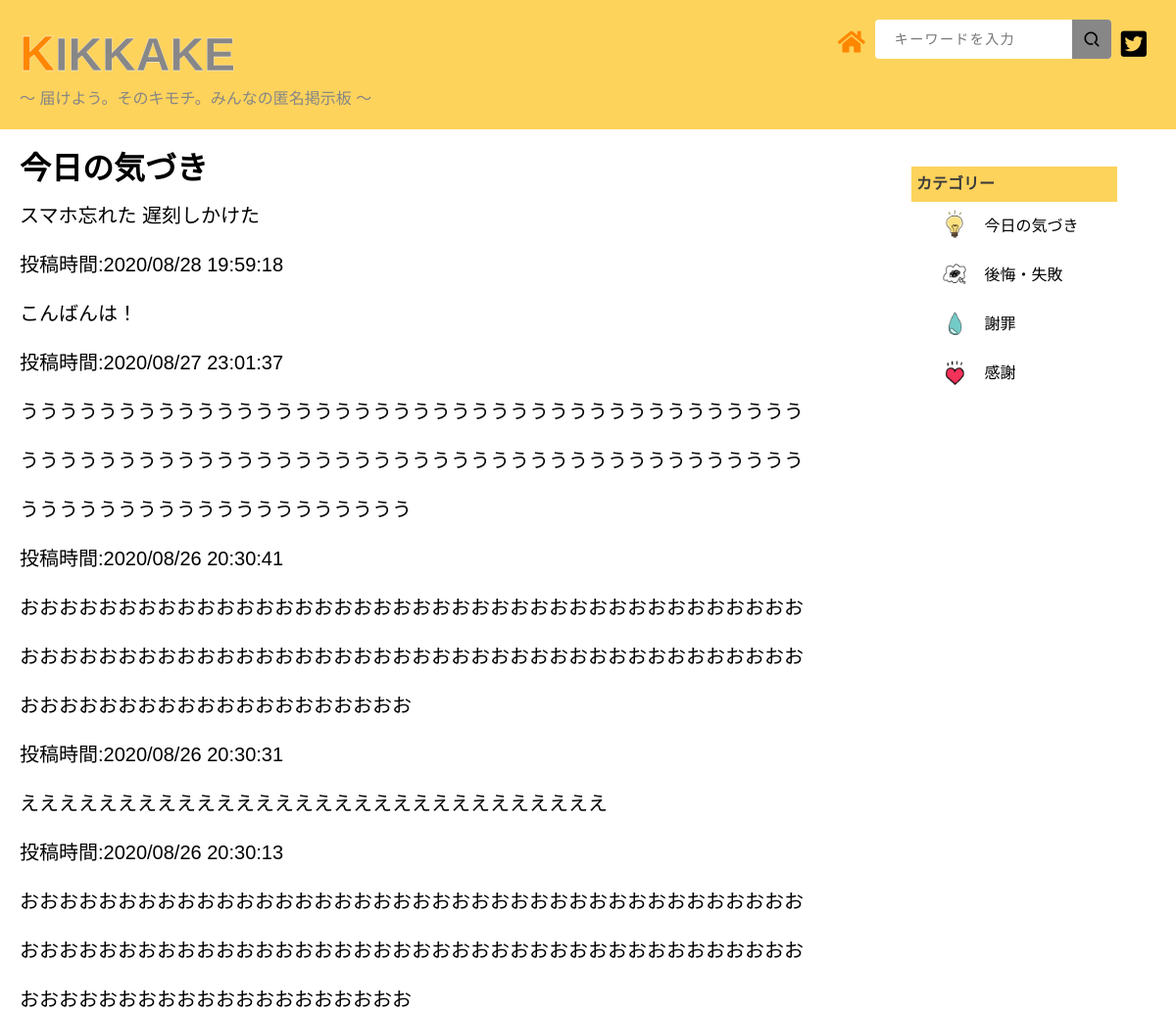
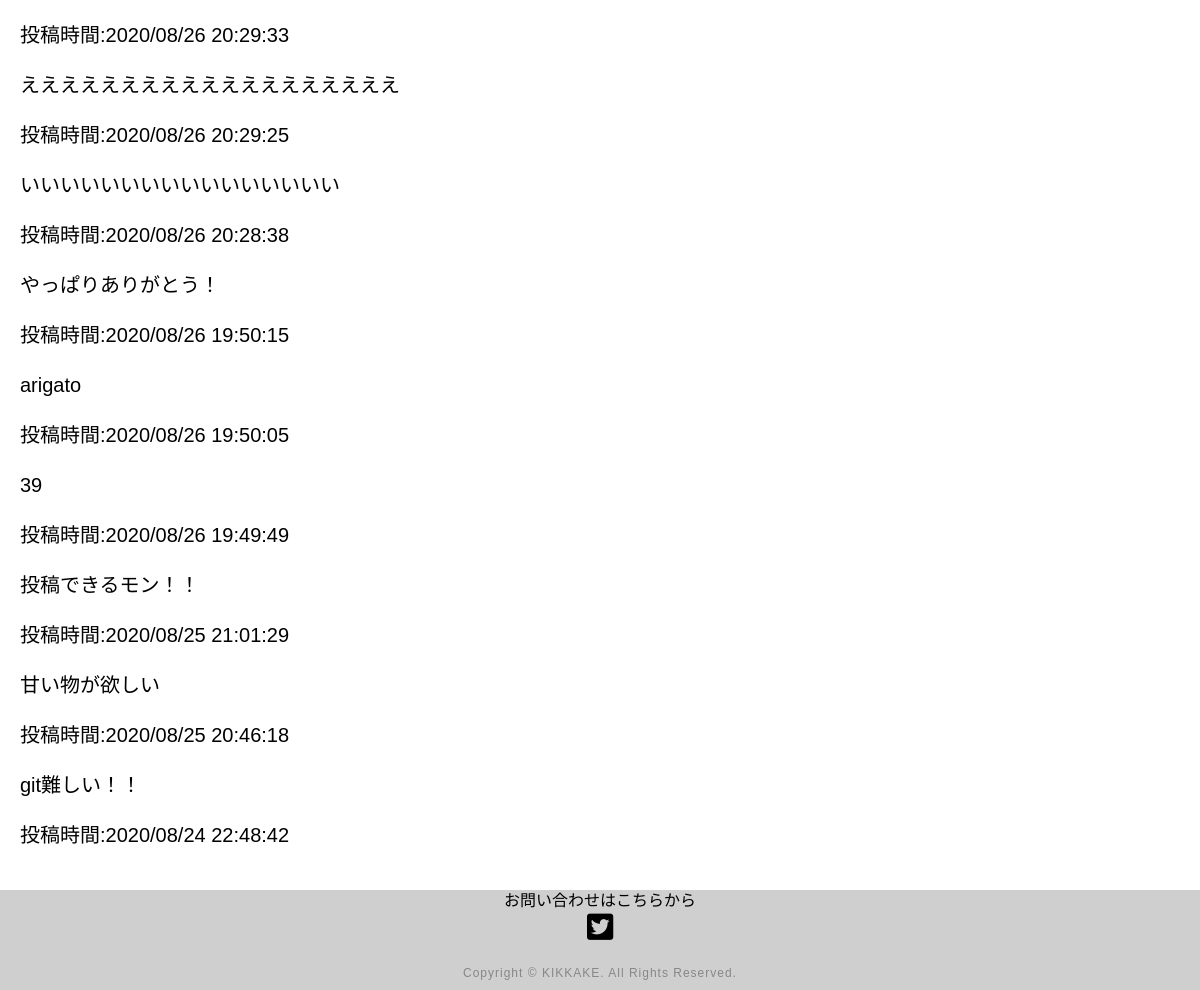
Page /page_1 on the committed database (2 pictures, top to bottom).
### tables this page shows
CREATE TABLE "k_posts" (
	"id"	INTEGER,
	"user_id"	INTEGER,
	"comment"	TEXT,
	"del_flag"	INTEGER DEFAULT 0,
	"time"	TEXT,
	"cat_id"	INTEGER,
	PRIMARY KEY("id" AUTOINCREMENT)
);

### app.py (the view)
@app.route('/page_1')
def page_1():
    conn = sqlite3.connect('k_post.db')
    c = conn.cursor()
    c.execute("select id, comment, time from k_posts where cat_id = 1 order by time desc")
    comment_list = []
    for row in c.fetchall():
        comment_list.append({"id": row[0], "comment": row[1], "time":row[2]})
    c.close()
    return render_template('page_1.html' , comment_list = comment_list)

### templates/page_1.html (shortened to what this page needs)
{% extends 'base.html' %}
{% block main %}
<div class="main_wrapper">
    <div class="container">
        <div  class="main">
            <h1>今日の気づき</h1>
            {% for item in comment_list %}
            <div class="page_1_content">
                <p>{{item["comment"]}}</p>
                <p>投稿時間:{{item["time"]}}</p>
            </div>
            {% endfor %}
        </div>
        <div class="side">
            <div class="side_inner">
                <div class="category">
                    <h4 class="side_title">
                    <span class="side_title_inner">カテゴリー</span>
                    </h4>
                    <ul class="cat_item">
                    <li class="cat_item_1">
                        <img src="../static/img/今日の気づき（電球）.png" class="cat_item_1 cat_img cat">
                        <a class="cat" href="/page_1">今日の気づき</a>
                    </li>
                    <li class="cat_item_2">
                        <img src="../static/img/後悔・失敗（・・・）.png" class="cat_item_2 cat_img cat">
                        <a class="cat" href="/page_2">後悔・失敗</a>
                    </li>
                    <li class="cat_item_3">
                        <img src="../static/img/謝罪　しずく.png" class="cat_item_3 cat_img cat">
                        <a class="cat" href="/page_3">謝罪</a>
                    </li>
                    <li class="cat_item_4">
                        <img src="../static/img/感謝（いいね、ハート）.png" class="cat_item_4 cat_img cat">
                        <a class="cat" href="/page_4">感謝</a>
                    </li>
                    </ul>
                </div>
            </div>
        </div>
    </div>
</div>
{% endblock %}

### templates/base.html (shortened to what this page needs)
<!DOCTYPE html>
<html lang="ja">
<head>
    <link rel="stylesheet" type="text/css" media="screen and ( min-width:769px )" href="../static/CSS/kikkake.css">
    <link rel="stylesheet" type="text/css" media="screen and ( max-width:768px )" href="../static/CSS/kikkake_sp.css">
    <link href="https://use.fontawesome.com/releases/v5.14.0/css/all.css" rel="stylesheet">
</head>
<body>
    <header>
        <div class="header_inner">
            <div class="header_left">
                <h1 ><span class="header_title1">K</span><span class="header_title2">IKKAKE</span></h1>
                <p class="header_logo_title">～ 届けよう。そのキモチ。みんなの匿名掲示板 ～</p>
            </div>
            <div id="header_right">
                <div class="header_home">
                    <a href="/bbs" class="btn home"><span class="fas fa-home"></span></a>
                </div>
                <div class="header_search">
                    <div class="Box">
                        <input type="search" class="Box-SearchInput" name="" value="" placeholder="キーワードを入力">
                        <button type="submit" class="Box-Btn" name=""><img src="../static/img/虫眼鏡.png" class="Box-Btn-Icon" alt=""></button>
                    </div>
                </div>
                <div class="header_btn">
                    <a href="#" class="btn twitter"><span class="fab fa-twitter-square"></span></a>
                </div>
            </div>
        </div>
    </header>
    {% block main %}{% endblock %}
    <footer>
        <div>
            <p class="footer_text">お問い合わせはこちらから</p>
                <div id="footer_btn">
                    <a href="#" class="btn twitter"><span class="fab fa-twitter-square"></span></a>
                </div>
            <p class="copyright">Copyright © KIKKAKE. All Rights Reserved.</p>
        </div>
    </footer>
</body>
</html>

### static/CSS/kikkake.css (style rules this page uses)
html { overflow-y: scroll; }
body, h1, h2, h3, h4, h5, p, ul, ol, li, dl, dt, dd { margin: 0px; padding: 0px; }
body { background: #fff; font-size: 16px; line-height: 1.4; min-width: 100%; height: 100%; -webkit-text-size-adjust: 100%; }
li { list-style: none; }
a { outline: none; color: inherit; text-decoration: none; }
img { border: 0px; vertical-align: bottom; }
body { font-family: "Noto Sans Japanese", "ヒラギノ角ゴ Pro W3", "Hiragino Kaku Gothic Pro", "ヒラギノ角ゴ ProN W3", "Hiragino Kaku Gothic ProN", "游ゴシック", YuGothic, "メイリオ", "Meiryo", "HGPｺﾞｼｯｸM", "Osaka", "ＭＳ Ｐゴシック", sans-serif, Century Gothic, Arial; }
header { height: 120px; width: 100%; z-index: 10; }
header div { display:flex; padding: 10px; background: #fdd35c; }
.header_title1 { color: rgb(255,135,0); -webkit-text-stroke: 0.4px #FFF; text-stroke: 0.4px #FFF; font-weight: bolder; font-size: 50px; }
.header_title2 { color: #888788; -webkit-text-stroke: 0.3px #FFF; text-stroke: 0.3px #FFF; font-weight: bold; font-size: 48px; }
.header_logo_title { color:#868686; font-size: 16px; }
.header_left { margin-right:auto; font-weight: 500; display: block; }
.header_search { padding: 0px; margin-left: auto; margin-right: auto; max-width: 800px; }
.Box { position: relative; padding: 0px; max-width: 800px; margin-left: auto; margin-right: auto; display: flex; flex-wrap: wrap; }
.Box-SearchInput { border-radius: 4px; border: none; width: 100%; height: 40px; letter-spacing: 0.1em; padding-left: 20px; padding-right: 40px; background: #fff; color: #000; font-size: 14px; }
.Box-Btn { position: absolute; top: 0; right: 0; width: 40px; height: 40px; line-height: 40px; padding: 0; border: none; border-radius: 0 4px 4px 0; background: #888788; vertical-align: middle; }
.Box-Btn-Icon { margin: 0 auto; vertical-align: middle; width: 20px; height: 20px; }
.fa-home { font-size: 25px; color: rgb(255,135,0); }
.fa-twitter-square { font-size: 30px; }
.container { display: block; padding: 30px 0; width: 70%; margin-right: 20px; }
.main { width: auto; margin : 0 20px; }
.side { position: fixed; top: 0; right: 0; margin-top: 120px; width: 250px; padding: 30px 40px; }
.category { padding: 20px 20px; height: 100vh; }
.side_title { background-color: #fdd35c; color: rgb(59, 59, 59); padding: 7px 5px; }
.cat_img { height: 50px; width: 50px; }
.cat { vertical-align: middle; }
.cat_item li { text-align: left; padding-left: 20px; }
.container p { font-size: 20px; line-height: 50px; }
footer { text-align: center; height: 100px; background-color: #D0CFD0; }
footer .copyright { color: #888788; font-size: 12px; padding-top: 20px; letter-spacing: 1px; }

### rows in the picture
k_posts: comment "スマホ忘れた 遅刻しかけた", time "2020/08/28 19:59:18"
k_posts: comment "こんばんは！", time "2020/08/27 23:01:37"
k_posts: comment "うううううううううううううううううううううううううううううううううううううううううううううううううううううううううううううううううううううううううううううううううううううううううううううううううううう", time "2020/08/26 20:30:41"
k_posts: comment "おおおおおおおおおおおおおおおおおおおおおおおおおおおおおおおおおおおおおおおおおおおおおおおおおおおおおおおおおおおおおおおおおおおおおおおおおおおおおおおおおおおおおおおおおおおおおおおおおおおお", time "2020/08/26 20:30:31"
k_posts: comment "ええええええええええええええええええええええええええええええ", time "2020/08/26 20:30:13"
k_posts: comment "おおおおおおおおおおおおおおおおおおおおおおおおおおおおおおおおおおおおおおおおおおおおおおおおおおおおおおおおおおおおおおおおおおおおおおおおおおおおおおおおおおおおおおおおおおおおおおおおおおおお", time "2020/08/26 20:29:33"
k_posts: comment "えええええええええええええええええええ", time "2020/08/26 20:29:25"
k_posts: comment "いいいいいいいいいいいいいいいい", time "2020/08/26 20:28:38"
k_posts: comment "やっぱりありがとう！", time "2020/08/26 19:50:15"
k_posts: comment "arigato", time "2020/08/26 19:50:05"
k_posts: comment "39", time "2020/08/26 19:49:49"
k_posts: comment "投稿できるモン！！", time "2020/08/25 21:01:29"
k_posts: comment "甘い物が欲しい", time "2020/08/25 20:46:18"
k_posts: comment "git難しい！！", time "2020/08/24 22:48:42"
